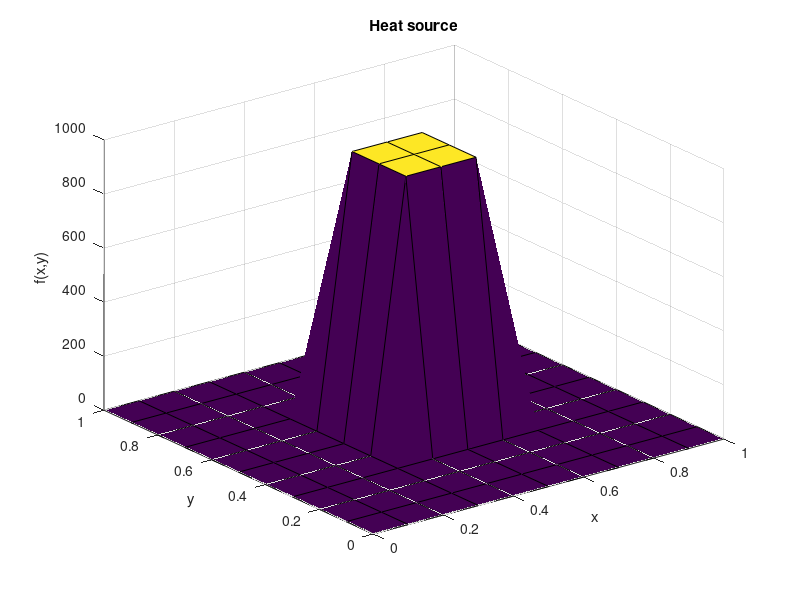
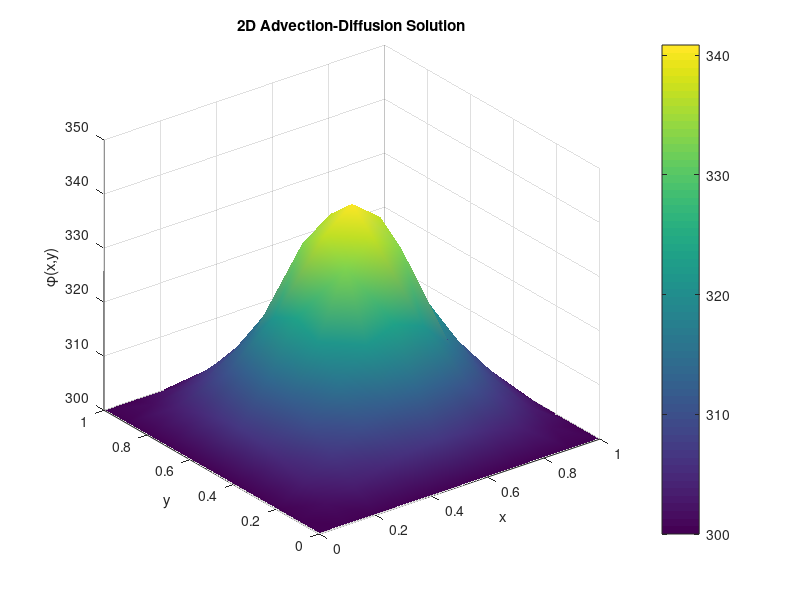
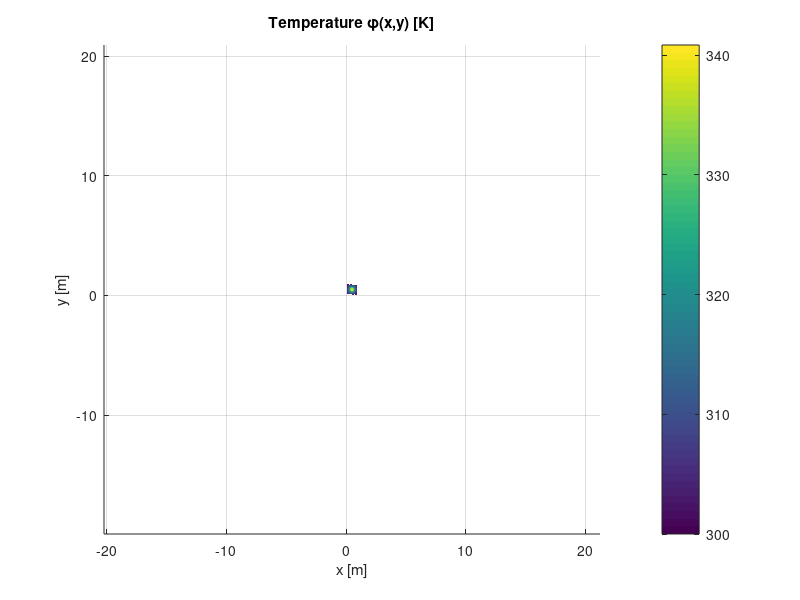

Reproduce these figures in MATLAB, in order.
%% Code example 2: Finite Differences Method

% Lecture 'Numerical Simulation Methods'
% Felix Rutsch, May 2025

% solve stationary advection-diffusion equation with FDM

clearvars

%--- PARAMETERS (SI UNITS) ---
Lx = 1.0;              % [m]
Ly = 1.0;              % [m]
Nx = 11; Ny = 11;      % grid points
hx = Lx/(Nx-1);        % [m]
hy = Ly/(Ny-1);        % [m]

rho = 1.0e3;           % [kg/m^3], e.g. water
cp  = 4.18e3;          % [J/(kg K)], heat capacity
k   = 0.6;             % [W/(m K)], thermal conductivity
alpha = k/(rho*cp);    % [m^2/s], thermal diffusivity

%v1 = 1.0; v2 = 0.5;   % [m/s]
v1 = 0; v2 = 0;

%--- SPATIAL GRID ---
x = linspace(0, Lx, Nx);
y = linspace(0, Ly, Ny);
[X, Y] = meshgrid(x, y);

Q0 = 1000;
src_size = 1; % size parameter for the heat source

f = zeros(Nx,Ny);
cx = ceil(Nx/2);
cy = ceil(Ny/2);
f( cx-src_size:cx+src_size, cy-src_size:cy+src_size ) = Q0;

%--- FLATTEN SOURCE ---
Fv = reshape(f, Nx*Ny, 1);

%--- ASSEMBLE A and b ---
N = Nx*Ny;
A = sparse(N,N);
b = zeros(N,1);
idx = @(i,j) (j-1)*Nx + i;

for j = 2:Ny-1
  for i = 2:Nx-1
    p = idx(i,j);
    adv_x = rho*cp * v1 / (2*hx);
    adv_y = rho*cp * v2 / (2*hy);
    dfs_x = k      / hx^2;
    dfs_y = k      / hy^2;
    % central‐difference advection + diffusion
    A(p, idx(i,  j  )) = 2*(dfs_x+dfs_y);
    A(p, idx(i-1,j  )) = -dfs_x - adv_x;
    A(p, idx(i+1,j  )) = -dfs_x + adv_x;
    A(p, idx(i  ,j-1)) = -dfs_y - adv_y;
    A(p, idx(i  ,j+1)) = -dfs_y + adv_y;
    b(p) = Fv(p);
  end
end

%--- DIRICHLET BC: phi=300 K on all boundaries ---
T0 = 300;
for i = 1:Nx
  for j = [1 Ny]
    p = idx(i,j);
    A(p,p) = 1; b(p) = T0;
  end
end
for j = 2:Ny-1
  for i = [1 Nx]
    p = idx(i,j);
    A(p,p) = 1; b(p) = T0;
  end
end

%--- SOLVE & RESHAPE ---
phi_vec = A \ b;
phi = reshape(phi_vec, [Nx, Ny]); 

%--- VISUALIZE ---

% plot heat source
surf(X, Y, f');
xlabel('x'); ylabel('y'); zlabel('f(x,y)');
title('Heat source');

% surface plot
figure;
surf(X, Y, phi');
xlabel('x'); ylabel('y'); zlabel('\phi(x,y)');
title('2D Advection-Diffusion Solution');
shading interp;
colorbar;

% with grid
figure;
surf(X, Y, phi','EdgeColor','k');
view(2);
xlabel('x [m]'); ylabel('y [m]');
title('Temperature \phi(x,y) [K]');
shading interp;
colorbar;
axis equal tight;
